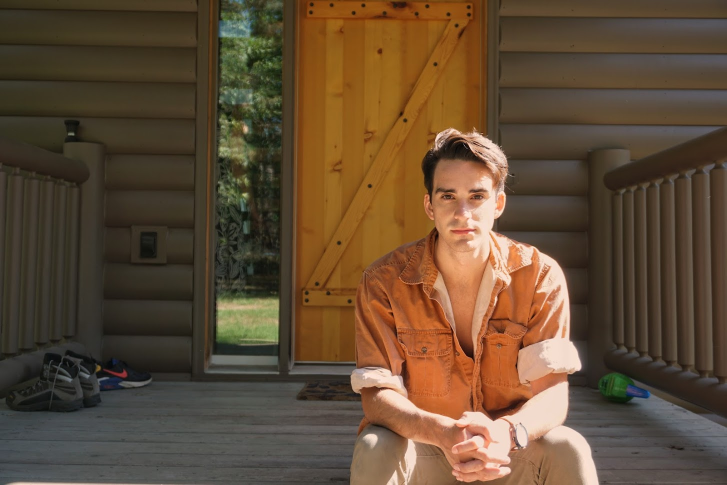
#> input picture Sample_Projects/pfp.jpeg, 1453 x 969 px, found by its file name (shown at 1/2 size)
$ python chapter7.py
#> lines starting #> are read from the running program, lines starting #| are printed output that depends on the picture; after the words box and inside, x2 and y2 are one past the last pixel; in counts of white or black regions, pixels touching at a corner belong together
import cv2
import numpy

def empty(a):
    pass

cv2.namedWindow("TrackBars")
cv2.resizeWindow("TrackBars", 640, 240)
cv2.createTrackbar("Hue Min", "TrackBars", 0, 179, empty)
cv2.createTrackbar("Hue Max", "TrackBars", 13, 179, empty)
cv2.createTrackbar("Sat Min", "TrackBars", 150, 255, empty)
cv2.createTrackbar("Sat Max", "TrackBars", 214, 255, empty)
cv2.createTrackbar("Val Min", "TrackBars", 108, 255, empty)
cv2.createTrackbar("Val Max", "TrackBars", 225, 225, empty)

while True:
    img = cv2.imread("Sample_Projects\pfp.jpeg")
#> img is the input picture: shape (969, 1453, 3); mean B, G, R 53.2, 75.4, 97.1
    imgHSV = cv2.cvtColor(img, cv2.COLOR_BGR2HSV)
#> imgHSV: shape (969, 1453, 3); mean H, S, V 24, 106.3, 98
    h_min = cv2.getTrackbarPos("Hue Min", "TrackBars")
    h_max = cv2.getTrackbarPos("Hue Max", "TrackBars")
    s_min = cv2.getTrackbarPos("Sat Min", "TrackBars")
    s_max = cv2.getTrackbarPos("Sat Max", "TrackBars")
    v_min = cv2.getTrackbarPos("Val Min", "TrackBars")
    v_max = cv2.getTrackbarPos("Val Max", "TrackBars")
    print(h_min, h_max, s_min, s_max, v_min, v_max)


    lower = numpy.array([h_min, s_min, v_min])
    upper = numpy.array([h_max, s_max, v_max])
    mask = cv2.inRange(imgHSV, lower, upper)
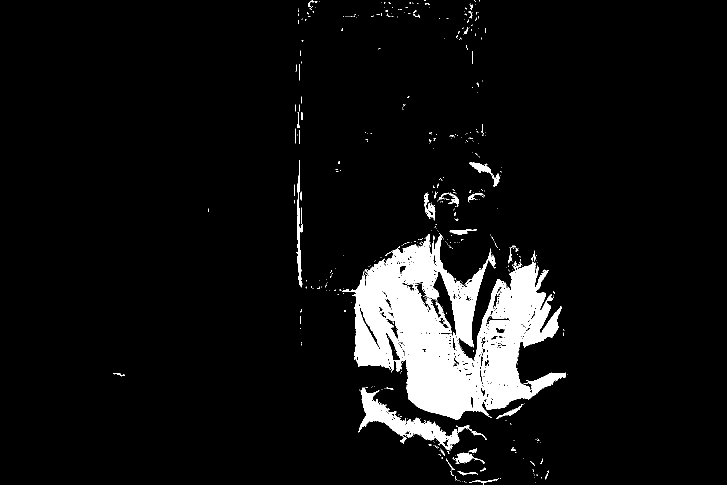
#> mask: shape (969, 1453) (shown at 1/2 size); 6.8% white; 519 white regions (473 under 20 px), largest, box (x1, y1, x2, y2) and area: (684, 466, 1132, 840) 82010, (717, 775, 974, 901) 6530, (594, 321, 605, 575) 1053

    imgResult = cv2.bitwise_and(img, img, mask=mask)
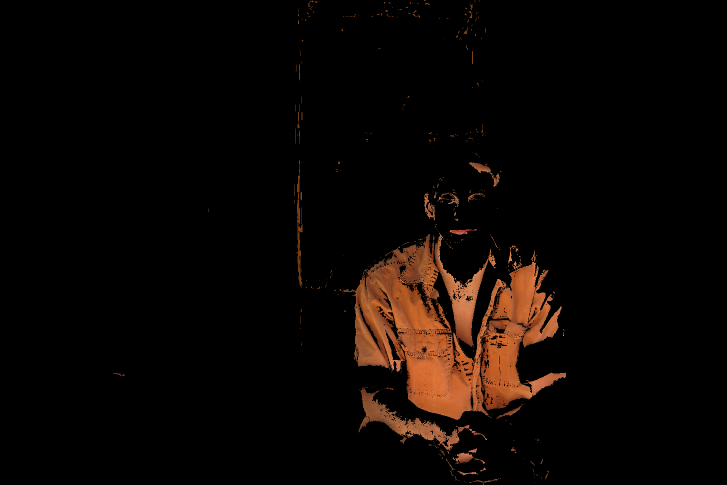
#> imgResult: shape (969, 1453, 3) (shown at 1/2 size); mean B, G, R 3.3, 6.2, 11.7


    cv2.imshow("Original", img)
    cv2.imshow("HSV", imgHSV)
    cv2.imshow("Mask", mask)
    cv2.imshow("Result", imgResult)

    cv2.waitKey(1)
